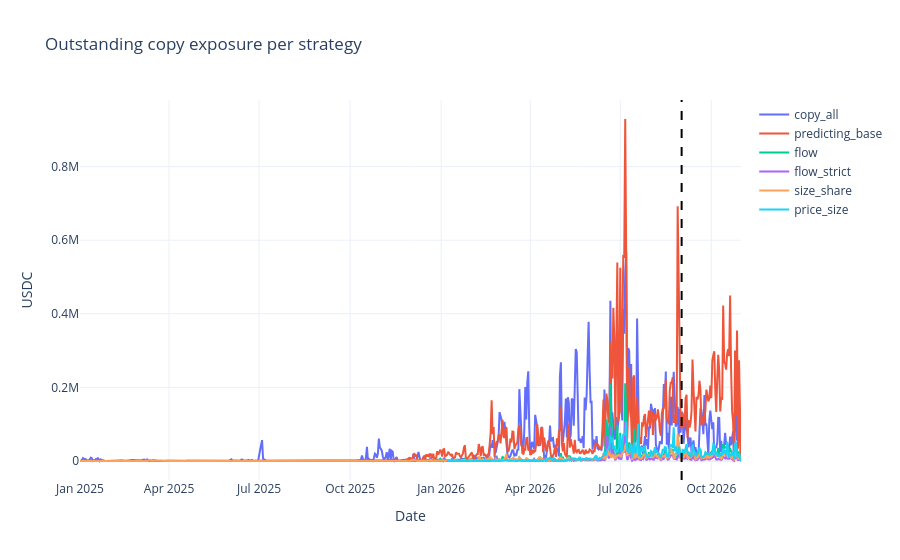

Notebook cell for this chart:
### Code cell
fig = go.Figure()
for _name, (_wallets, _mask) in strategies.items():
    _sub = _strategy_fills(_wallets, _mask)
    if _sub.empty:
        continue
    _exp = copyable_exposure_series(_sub, "exposure", bucket_freq="D")
    if _exp.empty:
        continue
    fig.add_trace(
        go.Scatter(x=_exp["dt"], y=_exp["exposure"], mode="lines", name=_name)
    )
fig.add_vline(x=TRAIN_END, line_dash="dash", line_color="black")
fig.update_layout(
    title="Outstanding copy exposure per strategy",
    xaxis_title="Date",
    yaxis_title="USDC",
    template="plotly_white",
)
fig.show()

### Figure 1 — Plotly figure (JSON) as saved in the notebook; plotly's stock layout.template omitted (floating-point values rounded to 4 significant figures; data arrays with more than 128 entries replaced by an {"elided": "..."} marker saying what was removed)
{"data": [{"mode": "lines", "name": "copy_all", "type": "scatter", "x": {"elided": "577 str values"}, "y": {"elided": "577 float values"}}, {"mode": "lines", "name": "predicting_base", "type": "scatter", "x": {"elided": "647 str values"}, "y": {"elided": "647 float values"}}, {"mode": "lines", "name": "flow", "type": "scatter", "x": {"elided": "555 str values"}, "y": {"elided": "555 float values"}}, {"mode": "lines", "name": "flow_strict", "type": "scatter", "x": {"elided": "465 str values"}, "y": {"elided": "465 float values"}}, {"mode": "lines", "name": "size_share", "type": "scatter", "x": {"elided": "573 str values"}, "y": {"elided": "573 float values"}}, {"mode": "lines", "name": "price_size", "type": "scatter", "x": {"elided": "281 str values"}, "y": {"elided": "281 float values"}}], "layout": {"shapes": [{"line": {"color": "black", "dash": "dash"}, "type": "line", "x0": "2026-09-01T00:00:00+00:00", "x1": "2026-09-01T00:00:00+00:00", "xref": "x", "y0": 0, "y1": 1, "yref": "y domain"}], "title": {"text": "Outstanding copy exposure per strategy"}, "xaxis": {"title": {"text": "Date"}}, "yaxis": {"title": {"text": "USDC"}}}}
